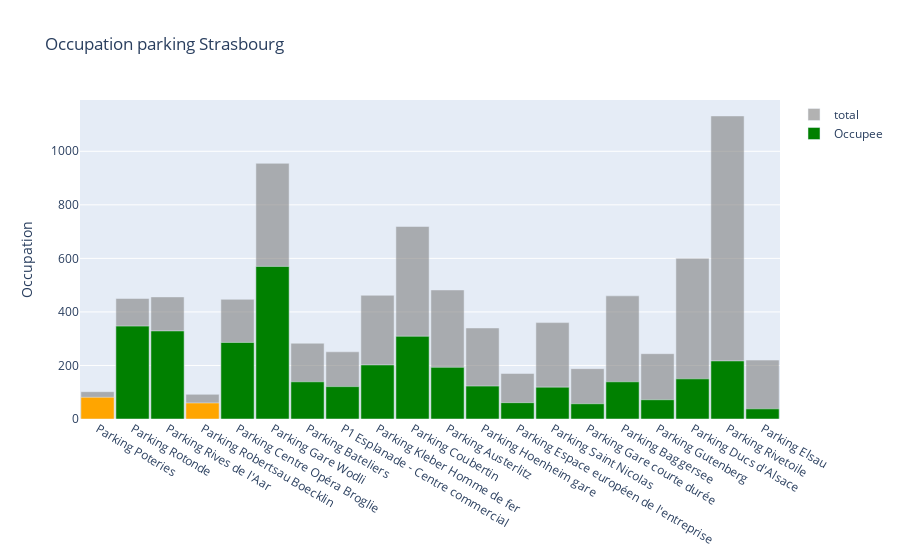

Notebook source saved alongside this figure:
### Code cell
Sorting_order = RT_parking_ouvert.sort_values('percentage_occupe', ascending=False)['nom_parking'].to_list()
customdata = np.dstack((RT_parking_ouvert['total']))

fig1 = make_subplots(shared_yaxes=True, shared_xaxes=True  )
fig1.add_bar(x=RT_parking_ouvert['nom_parking'],y=RT_parking_ouvert['total'],opacity=0.6,width=0.95,name='total',hovertemplate='%{y}',marker_color='grey')
fig1.add_bar(x=RT_parking_ouvert['nom_parking'],y=RT_parking_ouvert['Occupee'],width=0.95,name='Occupee',marker_color=RT_parking_ouvert['realtimestatus'] )
fig1.update_layout(barmode='overlay', 
                  title= "Occupation parking Strasbourg",
                  yaxis_title='Occupation',
                    xaxis={'categoryorder':'array', 'categoryarray':Sorting_order},)

fig1.update_traces(
    hovertemplate = "<b> " + RT_parking_ouvert['nom_parking'] + " </b><br>"   +  
                   "<b>État : </b> " + RT_parking_ouvert['etat_descriptif'] + " </b><br>"   + 
                  "<b>Places : %{y} </b> " )

### Figure 1 — Plotly figure (JSON) as saved in the notebook; plotly's stock layout.template omitted (floating-point values rounded to 4 significant figures)
{"data": [{"hovertemplate": ["<b> Parking Gare Wodli </b><br><b>État : </b> Ouvert </b><br><b>Places : %{y} </b> ", "<b> Parking Centre Opéra Broglie </b><br><b>État : </b> Ouvert </b><br><b>Places : %{y} </b> ", "<b> Parking Baggersee </b><br><b>État : </b> Ouvert </b><br><b>Places : %{y} </b> ", "<b> Parking Bateliers </b><br><b>État : </b> Ouvert </b><br><b>Places : %{y} </b> ", "<b> Parking Austerlitz </b><br><b>État : </b> Ouvert </b><br><b>Places : %{y} </b> ", "<b> Parking Gutenberg </b><br><b>État : </b> Ouvert </b><br><b>Places : %{y} </b> ", "<b> Parking Kleber Homme de fer </b><br><b>État : </b> Ouvert </b><br><b>Places : %{y} </b> ", "<b> Parking Robertsau Boecklin </b><br><b>État : </b> Ouvert </b><br><b>Places : %{y} </b> ", "<b> Parking Rives de l'Aar </b><br><b>État : </b> Ouvert </b><br><b>Places : %{y} </b> ", "<b> Parking Saint Nicolas </b><br><b>État : </b> Ouvert </b><br><b>Places : %{y} </b> ", "<b> Parking Ducs d'Alsace </b><br><b>État : </b> Ouvert </b><br><b>Places : %{y} </b> ", "<b> Parking Elsau </b><br><b>État : </b> Ouvert </b><br><b>Places : %{y} </b> ", "<b> Parking Rotonde </b><br><b>État : </b> Ouvert </b><br><b>Places : %{y} </b> ", "<b> Parking Gare courte durée </b><br><b>État : </b> Ouvert </b><br><b>Places : %{y} </b> ", "<b> Parking Hoenheim gare </b><br><b>État : </b> Ouvert </b><br><b>Places : %{y} </b> ", "<b> Parking Poteries </b><br><b>État : </b> Ouvert </b><br><b>Places : %{y} </b> ", "<b> Parking Espace européen de l'entreprise </b><br><b>État : </b> Ouvert </b><br><b>Places : %{y} </b> ", "<b> Parking Rivetoile </b><br><b>État : </b> Ouvert </b><br><b>Places : %{y} </b> ", "<b> P1 Esplanade - Centre commercial </b><br><b>État : </b> Ouvert </b><br><b>Places : %{y} </b> ", "<b> Parking Coubertin </b><br><b>État : </b> Ouvert </b><br><b>Places : %{y} </b> "], "marker": {"color": "grey"}, "name": "total", "opacity": 0.6, "type": "bar", "width": 0.95, "x": ["Parking Gare Wodli", "Parking Centre Opéra Broglie", "Parking Baggersee", "Parking Bateliers", "Parking Austerlitz", "Parking Gutenberg", "Parking Kleber Homme de fer", "Parking Robertsau Boecklin", "Parking Rives de l'Aar", "Parking Saint Nicolas", "Parking Ducs d'Alsace", "Parking Elsau", "Parking Rotonde", "Parking Gare courte durée", "Parking Hoenheim gare", "Parking Poteries", "Parking Espace européen de l'entreprise", "Parking Rivetoile", "P1 Esplanade - Centre commercial", "Parking Coubertin"], "y": [955, 447, 460, 283, 482, 244, 462, 92, 456, 360, 600, 220, 450, 188, 340, 102, 170, 1132, 251, 719]}, {"hovertemplate": ["<b> Parking Gare Wodli </b><br><b>État : </b> Ouvert </b><br><b>Places : %{y} </b> ", "<b> Parking Centre Opéra Broglie </b><br><b>État : </b> Ouvert </b><br><b>Places : %{y} </b> ", "<b> Parking Baggersee </b><br><b>État : </b> Ouvert </b><br><b>Places : %{y} </b> ", "<b> Parking Bateliers </b><br><b>État : </b> Ouvert </b><br><b>Places : %{y} </b> ", "<b> Parking Austerlitz </b><br><b>État : </b> Ouvert </b><br><b>Places : %{y} </b> ", "<b> Parking Gutenberg </b><br><b>État : </b> Ouvert </b><br><b>Places : %{y} </b> ", "<b> Parking Kleber Homme de fer </b><br><b>État : </b> Ouvert </b><br><b>Places : %{y} </b> ", "<b> Parking Robertsau Boecklin </b><br><b>État : </b> Ouvert </b><br><b>Places : %{y} </b> ", "<b> Parking Rives de l'Aar </b><br><b>État : </b> Ouvert </b><br><b>Places : %{y} </b> ", "<b> Parking Saint Nicolas </b><br><b>État : </b> Ouvert </b><br><b>Places : %{y} </b> ", "<b> Parking Ducs d'Alsace </b><br><b>État : </b> Ouvert </b><br><b>Places : %{y} </b> ", "<b> Parking Elsau </b><br><b>État : </b> Ouvert </b><br><b>Places : %{y} </b> ", "<b> Parking Rotonde </b><br><b>État : </b> Ouvert </b><br><b>Places : %{y} </b> ", "<b> Parking Gare courte durée </b><br><b>État : </b> Ouvert </b><br><b>Places : %{y} </b> ", "<b> Parking Hoenheim gare </b><br><b>État : </b> Ouvert </b><br><b>Places : %{y} </b> ", "<b> Parking Poteries </b><br><b>État : </b> Ouvert </b><br><b>Places : %{y} </b> ", "<b> Parking Espace européen de l'entreprise </b><br><b>État : </b> Ouvert </b><br><b>Places : %{y} </b> ", "<b> Parking Rivetoile </b><br><b>État : </b> Ouvert </b><br><b>Places : %{y} </b> ", "<b> P1 Esplanade - Centre commercial </b><br><b>État : </b> Ouvert </b><br><b>Places : %{y} </b> ", "<b> Parking Coubertin </b><br><b>État : </b> Ouvert </b><br><b>Places : %{y} </b> "], "marker": {"color": ["GREEN", "GREEN", "GREEN", "GREEN", "GREEN", "GREEN", "GREEN", "ORANGE", "GREEN", "GREEN", "GREEN", "GREEN", "GREEN", "GREEN", "GREEN", "ORANGE", "GREEN", "GREEN", "GREEN", "GREEN"]}, "name": "Occupee", "type": "bar", "width": 0.95, "x": ["Parking Gare Wodli", "Parking Centre Opéra Broglie", "Parking Baggersee", "Parking Bateliers", "Parking Austerlitz", "Parking Gutenberg", "Parking Kleber Homme de fer", "Parking Robertsau Boecklin", "Parking Rives de l'Aar", "Parking Saint Nicolas", "Parking Ducs d'Alsace", "Parking Elsau", "Parking Rotonde", "Parking Gare courte durée", "Parking Hoenheim gare", "Parking Poteries", "Parking Espace européen de l'entreprise", "Parking Rivetoile", "P1 Esplanade - Centre commercial", "Parking Coubertin"], "y": [570, 286, 139, 139, 193, 72, 202, 60, 329, 119, 150, 38, 347, 57, 123, 81, 61, 217, 121, 309]}], "layout": {"barmode": "overlay", "title": {"text": "Occupation parking Strasbourg"}, "xaxis": {"anchor": "y", "categoryarray": ["Parking Poteries", "Parking Rotonde", "Parking Rives de l'Aar", "Parking Robertsau Boecklin", "Parking Centre Opéra Broglie", "Parking Gare Wodli", "Parking Bateliers", "P1 Esplanade - Centre commercial", "Parking Kleber Homme de fer", "Parking Coubertin", "Parking Austerlitz", "Parking Hoenheim gare", "Parking Espace européen de l'entreprise", "Parking Saint Nicolas", "Parking Gare courte durée", "Parking Baggersee", "Parking Gutenberg", "Parking Ducs d'Alsace", "Parking Rivetoile", "Parking Elsau"], "categoryorder": "array", "domain": [0, 1]}, "yaxis": {"anchor": "x", "domain": [0, 1], "title": {"text": "Occupation"}}}}
